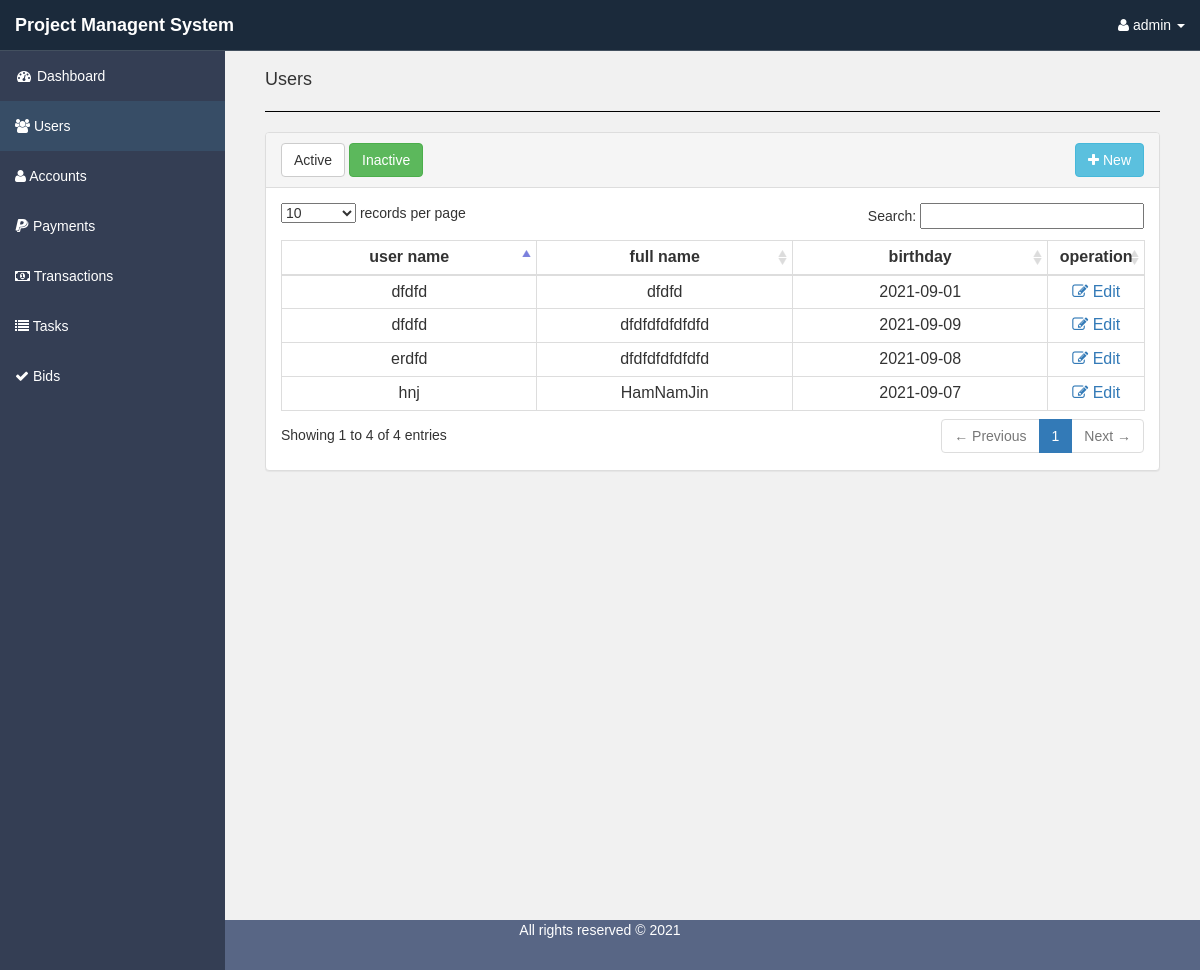
The page /pages/index.php?page=user&active=2 (signed in) on the database its author committed.
### tables this page shows
CREATE TABLE `users` (
  `uid` int(10) NOT NULL AUTO_INCREMENT,
  `username` varchar(50) NOT NULL,
  `fullname` varchar(255) DEFAULT NULL,
  `birthday` date DEFAULT NULL,
  `password` varchar(50) NOT NULL,
  `active` int(5) NOT NULL DEFAULT 1,
  `role` int(2) DEFAULT 200,
  `created_at` date DEFAULT NULL,
  `deleted_at` date DEFAULT NULL,
  PRIMARY KEY (`uid`)
);

### pages/user.php (the view, shortened to what this page needs)
<?php
include '../includes/db.php'; ?>
<div class="col-md-12">
	<h4>Users</h4>
<hr style="border-bottom:1px solid black"></hr>
</div>
<div class="col-lg-12"  id="user_list">
	<div class="panel panel-default">
        <div class="panel-heading">
        <?php if ($_GET['active'] == '1') {
            $btn_class1 = 'class="btn btn-md btn-success"';
        } else {
            $btn_class1 = 'class="btn btn-md btn-default"';
        } ?>
        <?php if ($_GET['active'] == '2') {
            $btn_class = 'class="btn btn-md btn-success"';
        } else {
            $btn_class = 'class="btn btn-md btn-default"';
        } ?>
          <a href="index.php?page=user&active=1" <?php echo $btn_class1; ?> > Active</a>
          <a href="index.php?page=user&active=2" <?php echo $btn_class; ?> > Inactive</a>
          <a class="pull-right btn btn-md btn-info" onclick="new_user()" id="new_user"><center><i class="fa fa-plus"></i> New</center></a>
        </div>
        <div class="panel-body">
       <table id="emp" class="table table-bordered table-condensed">
    <thead>
      <tr id="heads">
        <th class="col-md-3 text-center">user name</th>
        <th class="col-md-3 text-center">full name</th>
        <th class="col-md-3 text-center">birthday</th>
        <th class="col-md-1 text-center">operation</th>
      </tr>
    </thead>
    <tbody>
    <?php
    $query = mysqli_query(
        $conn,
        "SELECT * FROM users where role = 200 and users.active = '" . $_GET['active'] . "'"
    );
    while ($row = mysqli_fetch_assoc($query)) {
        $id = $row['uid'];
        ?>
      <tr>
        <td class="text-center"><?php echo $row[
            'username'
        ]; ?></td>
        <td class="text-center"><?php echo $row[
            'fullname'
        ]; ?></td>
        <td class="text-center"><?php echo $row[
            'birthday'
        ]; ?></td>
        <td class="text-center"><center><a onclick="edit_user('<?php echo $id; ?>')" ><i class="fa fa-edit"></i> Edit</a></center></td>
       </tr>
      <?php
    }
    ?>
    </tbody>
  </table>
		</div>
	</div>
</div>
<div class="col-md-4 pull-right">
</div>

### assets/css/sb-admin.css (style rules this page uses)
body { margin-top: 100px; background-color: #222; }
@media (min-width:768px) { body { margin-top: 50px; } }

### assets/css/styles.css (style rules this page uses)
* { box-sizing: border-box }
body { font-family: Verdana, sans-serif; }

### rows shown on the page
users: username "hnj", fullname "HamNamJin", birthday "2021-09-07"
users: username "dfdfd", fullname "dfdfd", birthday "2021-09-01"
users: username "erdfd", fullname "dfdfdfdfdfdfd", birthday "2021-09-08"
users: username "dfdfd", fullname "dfdfdfdfdfdfd", birthday "2021-09-09"

### other values the page prints
$_SESSION['NAME'] "admin"
